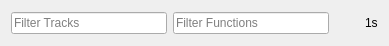
<?xml version="1.0" encoding="UTF-8"?>
<ui version="4.0">
 <class>FilterPanelWidget</class>
 <widget class="QFrame" name="FilterPanelWidget">
  <property name="geometry">
   <rect>
    <x>0</x>
    <y>0</y>
    <width>389</width>
    <height>42</height>
   </rect>
  </property>
  <property name="windowTitle">
   <string>Frame</string>
  </property>
  <layout class="QHBoxLayout" name="horizontalLayout">
   <item>
    <widget class="QLineEdit" name="filterTracks">
     <property name="accessibleName">
      <string>filter</string>
     </property>
     <property name="styleSheet">
      <string notr="true">QLineEdit {
	background-image: url(:/actions/filter_list_small_offset);
}</string>
     </property>
     <property name="placeholderText">
      <string>Filter Tracks</string>
     </property>
     <property name="clearButtonEnabled">
      <bool>true</bool>
     </property>
    </widget>
   </item>
   <item>
    <widget class="QLineEdit" name="filterFunctions">
     <property name="accessibleName">
      <string>filter</string>
     </property>
     <property name="placeholderText">
      <string>Filter Functions</string>
     </property>
     <property name="clearButtonEnabled">
      <bool>true</bool>
     </property>
    </widget>
   </item>
   <item>
    <widget class="QLabel" name="label">
     <property name="sizePolicy">
      <sizepolicy hsizetype="Fixed" vsizetype="Fixed">
       <horstretch>0</horstretch>
       <verstretch>0</verstretch>
      </sizepolicy>
     </property>
     <property name="minimumSize">
      <size>
       <width>24</width>
       <height>24</height>
      </size>
     </property>
     <property name="maximumSize">
      <size>
       <width>24</width>
       <height>24</height>
      </size>
     </property>
     <property name="text">
      <string/>
     </property>
     <property name="pixmap">
      <pixmap>:/actions/access_time</pixmap>
     </property>
     <property name="scaledContents">
      <bool>true</bool>
     </property>
    </widget>
   </item>
   <item>
    <widget class="QLabel" name="timerLabel">
     <property name="text">
      <string>1s</string>
     </property>
    </widget>
   </item>
  </layout>
 </widget>
 <resources>
  <include location="../icons/orbiticons.qrc"/>
 </resources>
 <connections/>
</ui>
